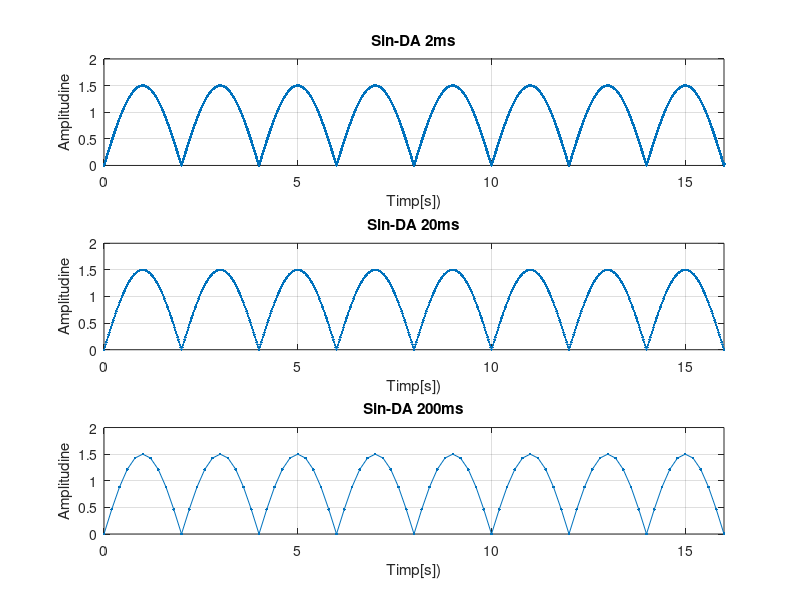

Reproduce this figure in MATLAB.
clear all
close all
clc
A=1.5; %Amplitudine
T=4; %Perioada
F=1/T; %Frecventa
w=2*pi*F; %Pulsatie
%2ms

t1=0:0.002:100;                   
s1=abs(A*sin(w*t1)); %redresare dubla alternanta
subplot(3,1,1);
plot(t1,s1,'.-')
axis([0 16 0 2]);
xlabel('Timp[s])')
ylabel('Amplitudine')
title('Sin-DA 2ms')
grid;

%20ms

t2=0:0.02:100;                   
s2=abs(A*sin(w*t2));
subplot(3,1,2);
plot(t2,s2,'.-')
axis([0 16 0 2]);
xlabel('Timp[s])')
ylabel('Amplitudine')
title('Sin-DA 20ms')
grid;

%200ms

t3=0:0.2:100;                   
s3=abs(A*sin(w*t3)); 
subplot(3,1,3);
plot(t3,s3,'.-')
axis([0 16 0 2]);
xlabel('Timp[s])')
ylabel('Amplitudine')
title('Sin-DA 200ms')
grid;